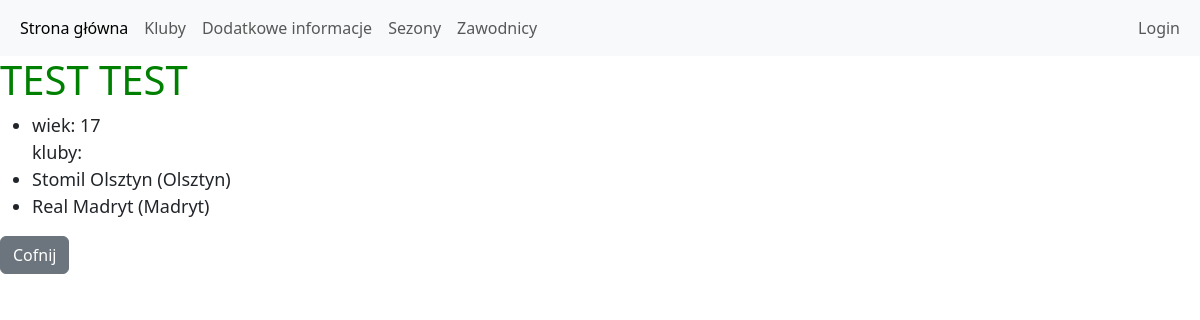
Page /kluby/portal/zawodnik_szczegoly/5/ on the committed database.
### kluby/models.py (models this page shows, shortened)
class Zawodnik(models.Model):
    imie = models.CharField(max_length=64, blank=False, unique=False)
    nazwisko = models.CharField(max_length=64, blank=False, unique=False)
    wiek = models.PositiveSmallIntegerField(null=True, blank=True)
    kluby = models.ManyToManyField(Klub)

class Klub(models.Model):
    nazwa = models.CharField(max_length=64, blank=False, unique=True)
    miasto = models.CharField(max_length=64, blank=True, unique=False)
    rok_powstania = models.PositiveSmallIntegerField(null=True, blank=True)
    opis = models.TextField(default="")
    def __str__(self):
        return "{} ({})".format(self.nazwa, self.miasto)

### kluby/views.py (the view)
# urls.py: path('portal/zawodnik_szczegoly/<int:zawodnik_id>/', zawodnik_szczegoly, name='zawodnik_szczegoly'),
def zawodnik_szczegoly(request, zawodnik_id):
    zawodnik = get_object_or_404(Zawodnik, pk=zawodnik_id)
    return render(request, 'zawodnicy/szczegoly.html', {'zawodnicy': zawodnik})

### templates/zawodnicy/szczegoly.html (shortened to what this page needs)
{% extends 'main/portal.html' %}
{% block strona %}
<h1>{{ zawodnicy.imie }} {{ zawodnicy.nazwisko }}</h1>
<ul id="szczegoly_zawodnicy">
    <li> wiek: {{ zawodnicy.wiek }}</li>
     kluby:
    {% for klub in zawodnicy.kluby.all %}
    <li> {{ klub }}</li>
    {% endfor %}
</ul>
<a class="btn btn-secondary" role="button" href="{% url 'zawodnik_wszystkie' %}">Cofnij</a>
{% endblock %}

### static_kluby/style.css (style rules this page uses)
h1 { color: green !important; }
#szczegoly_extra,#szczegoly_kluby,#szczegoly_sezony,#szczegoly_zawodnicy { font-size:18px; }

### rows in the picture
Zawodnik: imie "TEST", nazwisko "TEST", wiek "17"
Klub: nazwa+miasto "Stomil Olsztyn (Olsztyn)"
Klub: nazwa+miasto "Real Madryt (Madryt)"
